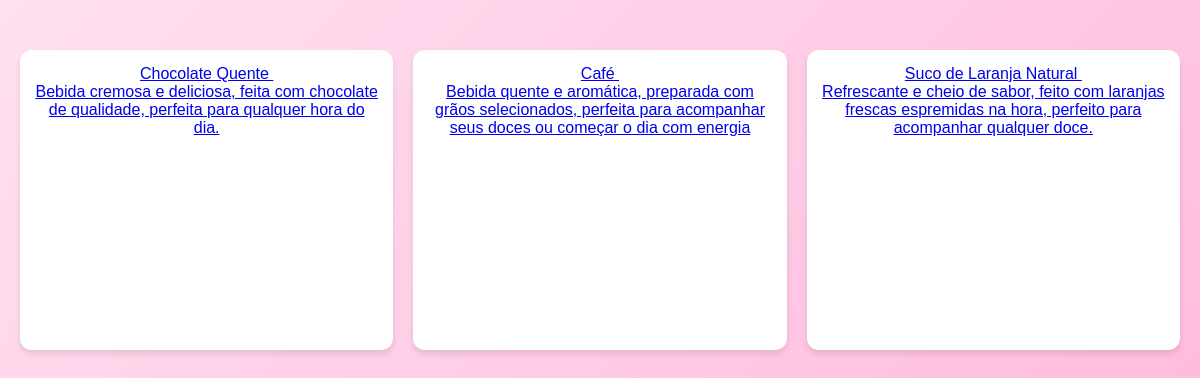
Screenshot of /categoria.php?id=3 with the database file from the repository.
### tables this page shows
CREATE TABLE `produtos` (
  `produtoID` int(30) NOT NULL,
  `nome` varchar(225) NOT NULL,
  `descricao` varchar(225) NOT NULL,
  `url` varchar(225) NOT NULL,
  `categoriaID` int(11) NOT NULL
);

### categoria.php (the view, shortened to what this page needs)
<?php
include_once 'conexaodb.php';
?>
<!DOCTYPE html>
<html lang="pt-BR">
<head>
<link rel="stylesheet" href="style2.css">
</head>
<body>
<div class="grid">
<?php
        $sql = 'SELECT * FROM produtos WHERE categoriaID = '.$_GET['id'];
        $retorno = mysqli_query($conexaodb, $sql);
        while($linha = mysqli_fetch_assoc($retorno) ){
          echo '<div class="card">
            <a href="index3.php?id='.$linha['produtoID'].'">
              <div class="box-categoria">
              <span class="nome-categoria">
                '.$linha['nome'].'
              </span>
                <img src="'.$linha['url'].'" alt="" class="img-categoria">
                <p class= "descricaoMain">'.$linha['descricao'].'</p  >
              </div>
            </a></div>';
        }
      ?>
</body>
</html>

### style2.css (style rules this page uses)
* { margin: 0; padding: 0; box-sizing: border-box; }
body { font-family: 'Arial', sans-serif; background: linear-gradient(135deg, #ffe0f0 0%, #ffb3d9 100%); color: #333; min-height: 100vh; }

### categoria.php (style rules this page uses)
body { font-family: Arial, sans-serif; background-color: #f0f0f0; margin: 0; padding: 20px; }
.grid { display: grid; grid-template-columns: repeat(3, 1fr); gap: 20px; margin-top: 30px; }
.card { background: #fff; padding: 15px; border-radius: 12px; box-shadow: 0 4px 6px rgba(0,0,0,0.1); text-align: center; transition: transform 0.2s; height: 300px; }

### rows the page displays
produtos: nome "Chocolate Quente", descricao "Bebida cremosa e deliciosa, feita com chocolate de qualidade, perfeita para qualquer hora do dia."
produtos: nome "Café", descricao "Bebida quente e aromática, preparada com grãos selecionados, perfeita para acompanhar seus doces ou começar o dia com energia"
produtos: nome "Suco de Laranja Natural", descricao "Refrescante e cheio de sabor, feito com laranjas frescas espremidas na hora, perfeito para acompanhar qualquer doce."
